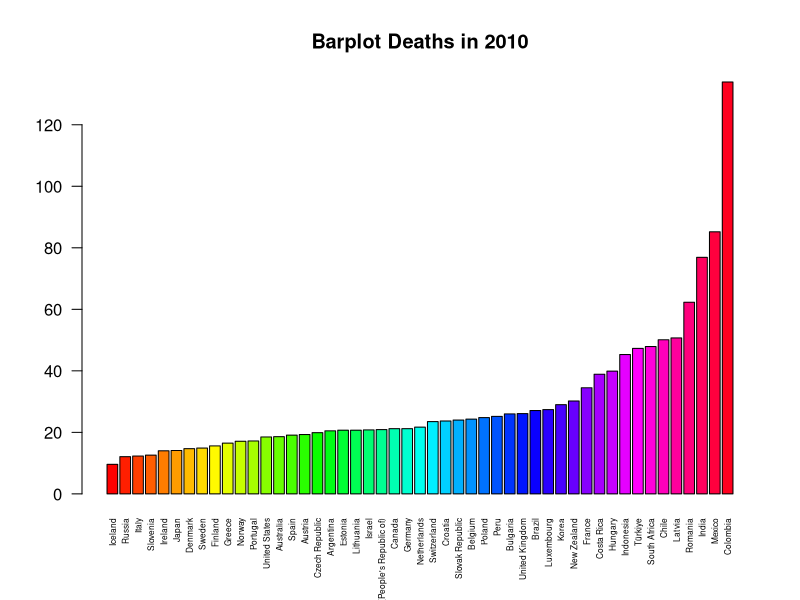

Reproduce this figure in R. (Note: this script raises an error after producing the figure.)
library(dplyr)
library(readxl)

data <- read_xlsx("Mortality.xlsx")
names(data)[names(data)=="Variable"] <- "Kind of death"

summary(data)

data_infant <- read_xlsx("Infant_Mortality.xlsx")

#Ho trasformato la prime 4 variabili categoriche in fattori (Year non è una variabile numerica)
data_infant$Variable <- as.factor(data_infant$Variable)
data_infant$Measure <- as.factor(data_infant$Measure)
data_infant$Country <- as.factor(data_infant$Country)
data_infant$Year <- as.factor(data_infant$Year)
#Ho eliminato la colonna Flags in quanto non è rilevante ai fini dell'analisi statistica
data_infant$Flags <- NULL

summary(data_infant)

#Aggregazione dati Morti per anno
#Barplot Deaths in 2010
subset_2010 <- subset(data_infant, data_infant["Year"]==2010)
deaths_2010 <- aggregate(Value ~ Country, data = subset_2010, FUN = sum)
deaths_ordered <- deaths_2010[order(deaths_2010$Value),]
barplot(deaths_ordered$Value,names.arg = deaths_ordered$Country, las=2, col=rainbow(length(deaths_ordered$Value)),cex.names = 0.5,main="Barplot Deaths in 2010")

#Barplot Deaths in 2015
subset_2015 <- subset(data_infant, data_infant["Year"]==2015)
deaths_2015 <- aggregate(Value ~ Country, data = subset_2015, FUN = sum)
deaths_ordered <- deaths_2015[order(deaths_2013$Value),]
barplot(deaths_ordered$Value,names.arg = deaths_ordered$Country, las=2, col=rainbow(length(deaths_ordered$Value)),cex.names = 0.5,main="Barplot Deaths in 2013")

#Barplot Deaths in 2021
subset_2021 <- subset(data_infant, data_infant["Year"]==2021)
deaths_2021 <- aggregate(Value ~ Country, data = subset_2021, FUN = sum)
deaths_ordered <- deaths_2021[order(deaths_2021$Value),]
barplot(deaths_ordered$Value,names.arg = deaths_ordered$Country, las=2, col=rainbow(length(deaths_ordered$Value)),cex.names = 0.5,main="Barplot Deaths in 2021")

#Barplot Deaths in 2022
subset_2022 <- subset(data_infant, data_infant["Year"]==2022)
deaths_2022 <- aggregate(Value ~ Country, data = subset_2022, FUN = sum)
deaths_ordered <- deaths_2022[order(deaths_2022$Value),]
barplot(deaths_ordered$Value,names.arg = deaths_ordered$Country, las=2, col=rainbow(length(deaths_ordered$Value)),cex.names = 0.5,main="Barplot Deaths in 2022")

#Barplot esempio ( visualizzare le morti della colombia per anno (divisi per masure che sono 3 ))
subset_Colombia <- subset(data_infant, data_infant["Country"]== "Colombia" & data_infant$Measure == "Deaths per 1 000 live births")
deaths_Colombia <- aggregate(Value ~ Year, data = subset_Colombia, FUN = sum)
deaths_ordered <- deaths_Colombia[order(deaths_Colombia$Value),]
barplot(deaths_Colombia$Value,names.arg = deaths_Colombia$Year, las=2, col=rainbow(length(deaths_ordered$Value)),cex.names = 0.5,main="Barplot Deaths in Colombia")

